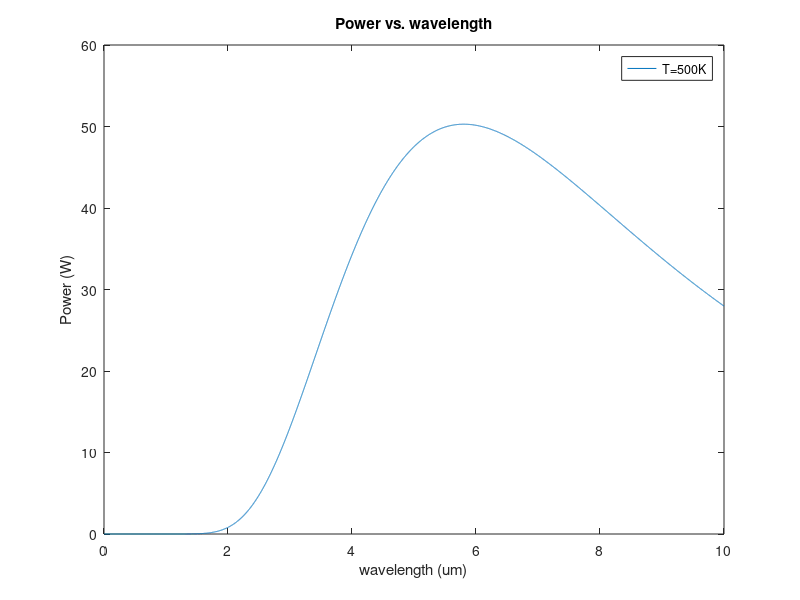
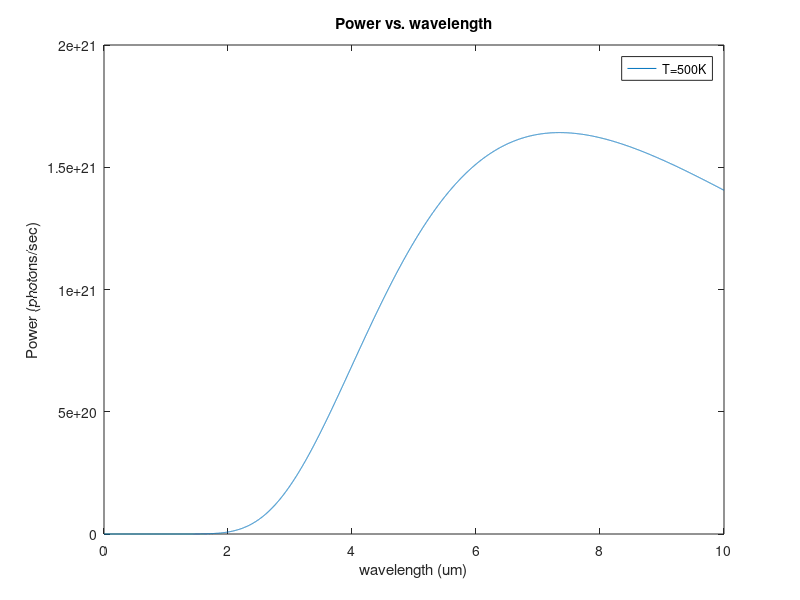

Source code (MATLAB) for these figures, in order:
 clc
clear

% Constants
c1 = 3.741771e-4;
c1q = 1.8836516e9;
c2 = 14388;
c = 3*10^8;
h = 6.626*10^-34;
k = 1.38*10^-23;
n = 1;
T = 500;
A = pi*.01^2;
omega = .001256;


% Power in watts
OUTwatts = 0;
for n = 1:10000
    lambda(n) = (n*10^-6)/1000;
    x(n) = lambda(n)*10^6;
    Lwatts(n) = (2*h*c^2/(lambda(n))^5)*(1/(exp(h*c/(lambda(n)*k*T))-1));
    Pwatts(n) = Lwatts(n)*omega*A;
    OUTwatts = Pwatts(n)*lambda(n)/1.48 + OUTwatts;
end
OUTwatts

% Power in photons
OUTphot = 0;
for n = 1:10000
    lambda(n) = (n*10^-6)/1000;
    x(n) = lambda(n)*10^6;
    Lphot(n) = (c1q/(pi*(lambda(n))^4))*(1/(exp(h*c/(lambda(n)*k*T))-1));
    Pphot(n) = Lphot(n)*omega*A;
    OUTphot = Pphot(n)*lambda(n)/(7.450498*10^18) + OUTphot;
end
OUTphot

plot(x,Pwatts)
xlabel('wavelength (um)')
ylabel('Power (W)')
title('Power vs. wavelength')
legend('T=500K')

figure
plot(x,Pphot)
xlabel('wavelength (um)')
ylabel('Power (photons/sec)')
title('Power vs. wavelength')
legend('T=500K')